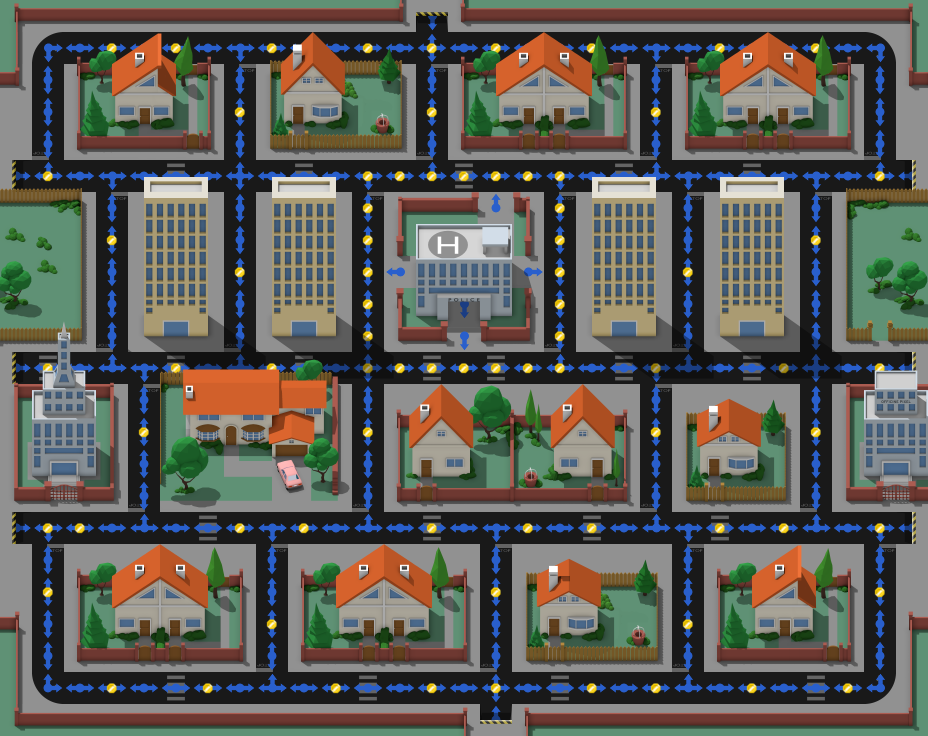

This game map was drawn from its Tiled (.tmx) file and the tilesets committed beside it. A one-line description and the trimmed map source follow:
An orthogonal 29x23 tile map with 32x32 px tiles, 5 tile layers (Background, Path, dots, overlay_strada, ...), 3 tilesets and 19 objects (8x teleport, 6x pill, 2x red_enemy, green_enemy, blue_enemy, ...).

<map version="1.0" orientation="orthogonal" renderorder="right-down" width="29" height="23" tilewidth="32" tileheight="32" nextobjectid="20">
 <tileset firstgid="1" name="metatiles" tilewidth="32" tileheight="32" tilecount="20" columns="5">
  <image source="../img/map/metatiles.png" width="160" height="128" />
  <tile id="0">
   <properties>
    <property name="direction" value="1110" />
   </properties>
  </tile>
  <tile id="1">
   <properties>
    <property name="direction" value="0111" />
   </properties>
  </tile>
  <tile id="2">
   <properties>
    <property name="direction" value="1011" />
   </properties>
  </tile>
  <tile id="3">
   <properties>
    <property name="direction" value="1101" />
   </properties>
  </tile>
  <tile id="4">
   <properties>
    <property name="direction" value="1111" />
   </properties>
  </tile>
  <tile id="5">
   <properties>
    <property name="direction" value="1100" />
   </properties>
  </tile>
  <tile id="6">
   <properties>
    <property name="direction" value="0110" />
   </properties>
  </tile>
  <tile id="7">
   <properties>
    <property name="direction" value="0011" />
   </properties>
  </tile>
  <tile id="8">
   <properties>
    <property name="direction" value="1001" />
   </properties>
  </tile>
  <tile id="9">
   <properties>
    <property name="direction" value="1010" />
   </properties>
  </tile>
  <tile id="10">
   <properties>
    <property name="direction" value="1000" />
   </properties>
  </tile>
  <tile id="11">
   <properties>
    <property name="direction" value="0100" />
   </properties>
  </tile>
  <tile id="12">
   <properties>
    <property name="direction" value="0010" />
   </properties>
  </tile>
  <tile id="13">
   <properties>
    <property name="direction" value="0001" />
   </properties>
  </tile>
  <tile id="14">
   <properties>
    <property name="direction" value="0101" />
   </properties>
  </tile>
  <tile id="15">
   <properties>
    <property name="direction" value="0000" />
    <property name="type" value="solid" />
   </properties>
  </tile>
 </tileset>
 <tileset firstgid="21" name="case" tilewidth="32" tileheight="32" tilecount="616" columns="8">
  <image source="../img/map/casetiles.png" width="256" height="2464" />
 </tileset>
 <tileset firstgid="637" name="strade" tilewidth="32" tileheight="32" tilecount="52" columns="4">
  <image source="../img/map/stradatiles.png" width="128" height="416" />
 </tileset>
 <layer name="Background" width="29" height="23">
  <properties>
   <property name="preRender" value="false" />
  </properties>
  <data>[667 cells, 667 non-empty, 217 distinct tile ids]</data>
 </layer>
 <layer name="Path" width="29" height="23">
  <data>[667 cells, 229 non-empty, 13 distinct tile ids]</data>
 </layer>
 <layer name="dots" width="29" height="23">
  <data>[667 cells, 76 non-empty, 1 distinct tile ids]</data>
 </layer>
 <objectgroup name="Enemies">
  <object id="1" name="enemy" type="green_enemy" gid="18" x="384" y="288" width="32" height="32">
   <properties>
    <property name="behavior" value="random" />
    <property name="delay" value="1000" />
    <property name="keepAlive" value="true" />
   </properties>
  </object>
  <object id="2" name="enemy" type="red_enemy" gid="18" x="448" y="320" width="32" height="32">
   <properties>
    <property name="behavior" value="chase" />
    <property name="keepAlive" value="true" />
   </properties>
  </object>
  <object id="3" name="enemy" type="red_enemy" gid="18" x="480" y="224" width="32" height="32">
   <properties>
    <property name="behavior" value="chase" />
    <property name="delay" value="2000" />
    <property name="keepAlive" value="true" />
   </properties>
  </object>
  <object id="4" name="enemy" type="blue_enemy" gid="18" x="512" y="288" width="32" height="32">
   <properties>
    <property name="behavior" value="chase" />
    <property name="delay" value="500" />
    <property name="keepAlive" value="true" />
   </properties>
  </object>
 </objectgroup>
 <objectgroup name="Entities">
  <object id="5" name="teleport" gid="20" x="0" y="192" width="32" height="32">
   <properties>
    <property name="destination" value="2" />
    <property name="id" value="1" />
   </properties>
  </object>
  <object id="6" name="teleport" gid="20" x="896" y="192" width="32" height="32">
   <properties>
    <property name="destination" value="1" />
    <property name="id" value="2" />
   </properties>
  </object>
  <object id="7" name="teleport" gid="20" x="416" y="32" width="32" height="32">
   <properties>
    <property name="destination" value="3" />
    <property name="id" value="4" />
   </properties>
  </object>
  <object id="8" name="teleport" gid="20" x="480" y="736" width="32" height="32">
   <properties>
    <property name="destination" value="4" />
    <property name="id" value="3" />
   </properties>
  </object>
  <object id="9" name="player" gid="19" x="448" y="544" width="32" height="32" />
  <object id="10" name="teleport" gid="20" x="0" y="384" width="32" height="32">
   <properties>
    <property name="destination" value="5" />
    <property name="id" value="6" />
   </properties>
  </object>
  <object id="11" name="teleport" gid="20" x="0" y="544" width="32" height="32">
   <properties>
    <property name="destination" value="7" />
    <property name="id" value="8" />
   </properties>
  </object>
  <object id="12" name="teleport" gid="20" x="896" y="384" width="32" height="32">
   <properties>
    <property name="destination" value="6" />
    <property name="id" value="5" />
   </properties>
  </object>
  <object id="13" name="teleport" gid="20" x="896" y="544" width="32" height="32">
   <properties>
    <property name="destination" value="8" />
    <property name="id" value="7" />
   </properties>
  </object>
 </objectgroup>
 <objectgroup name="powerup">
  <object id="14" name="pill" gid="17" x="32" y="64" width="32" height="32" />
  <object id="15" name="pill" gid="17" x="864" y="64" width="32" height="32" />
  <object id="16" name="pill" gid="17" x="864" y="704" width="32" height="32" />
  <object id="17" name="pill" gid="17" x="32" y="704" width="32" height="32" />
  <object id="18" name="pill" gid="17" x="832" y="384" width="32" height="32" />
  <object id="19" name="pill" gid="17" x="64" y="384" width="32" height="32" />
 </objectgroup>
 <layer name="overlay_strada" width="29" height="23">
  <data>[667 cells, 34 non-empty, 11 distinct tile ids]</data>
 </layer>
 <layer name="overlay" width="29" height="23">
  <data>[667 cells, 93 non-empty, 56 distinct tile ids]</data>
 </layer>
</map>
